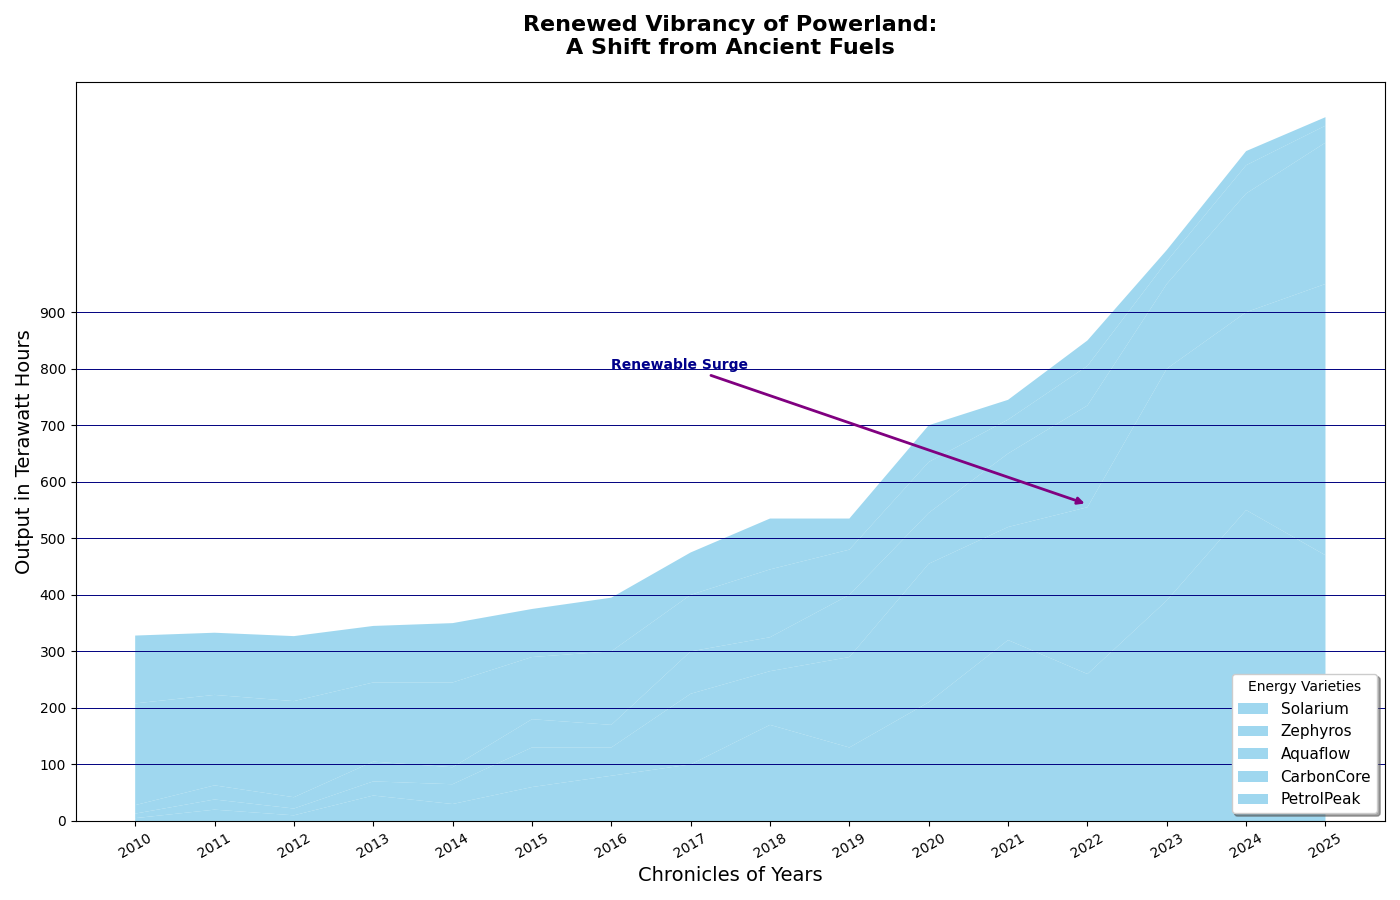

Recreate this plot in Python.
import matplotlib.pyplot as plt
import numpy as np

years = np.arange(2010, 2026)

# Data points for each energy type
solar_energy = [5, 20, 10, 45, 30, 60, 80, 100, 170, 130, 210, 320, 260, 390, 550, 470]
wind_energy = [8, 18, 12, 25, 35, 70, 50, 125, 95, 160, 245, 200, 295, 410, 350, 480]
hydro_energy = [15, 25, 20, 35, 30, 50, 40, 75, 60, 110, 90, 130, 180, 150, 210, 250]
coal_energy = [180, 160, 170, 140, 150, 110, 130, 100, 120, 80, 90, 60, 70, 40, 50, 30]
oil_energy = [120, 110, 115, 100, 105, 85, 95, 75, 90, 55, 65, 35, 45, 20, 25, 15]

stacked_data = np.vstack([solar_energy, wind_energy, hydro_energy, coal_energy, oil_energy])

single_color = '#87CEEB'  # Sky Blue

plt.figure(figsize=(14, 9))

# Use a single color for all data groups
plt.stackplot(years, stacked_data, labels=['Solarium', 'Zephyros', 'Aquaflow', 'CarbonCore', 'PetrolPeak'], 
              colors=[single_color] * stacked_data.shape[0], alpha=0.8, linestyle='-.')

plt.title('Renewed Vibrancy of Powerland:\nA Shift from Ancient Fuels', fontsize=16, weight='bold', pad=20)
plt.xlabel('Chronicles of Years', fontsize=14)
plt.ylabel('Output in Terawatt Hours', fontsize=14)
plt.legend(loc='lower right', title='Energy Varieties', fontsize=11, frameon=True, shadow=True)

plt.xticks(years, rotation=30)
plt.yticks(np.arange(0, 1000, 100))

plt.grid(axis='y', linestyle='-', color='navy', linewidth=0.7)

plt.annotate('Renewable Surge', xy=(2022, 560), xytext=(2016, 800),
             arrowprops=dict(arrowstyle='-|>', color='purple', lw=2), fontsize=10, weight='bold', color='darkblue')

plt.tight_layout()

plt.show()
